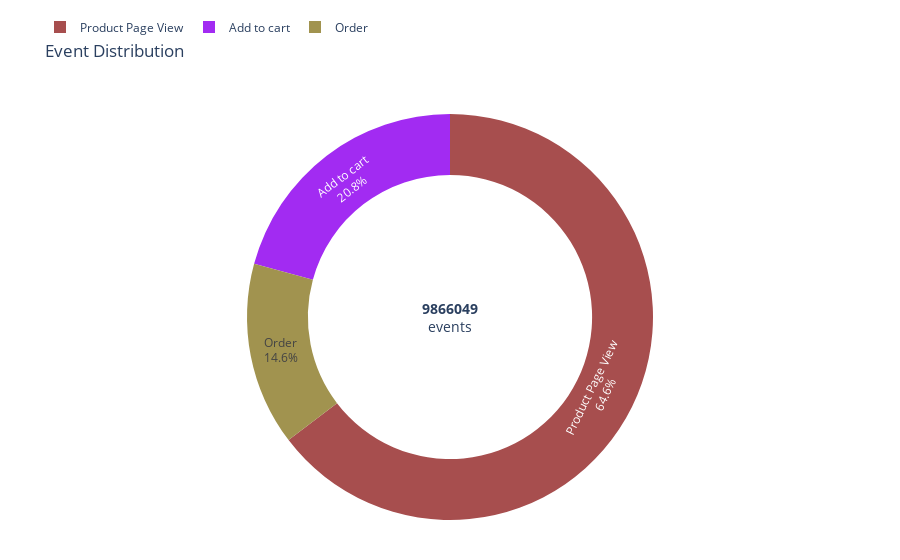

The code cell stored with this chart in its notebook:
### Code cell
import plotly.express as px

# Prepare data from infos
event_dist = {
    "event": list(infos["event_distribution"].keys()),
    "freq": list(infos["event_distribution"].values())
}

# Donut chart
fig = px.pie(
    event_dist,
    names="event",
    values="freq",
    hole=0.70,
    color_discrete_sequence=["#A74E4E", "#A22BF2", "#A1934F"]
)

# Center text
center_text = (
    f"<b>{sum(event_dist['freq'])}</b><br>"
    "events"
)

fig.update_traces(textinfo="percent+label")

fig.update_layout(
    annotations=[dict(
        text=center_text,
        x=0.5,
        y=0.5,
        showarrow=False,
        font_size=14
    )],
    legend=dict(
        orientation="h",
        x=0.0,
        y=1.25
    ),
    title="Event Distribution",
    margin=dict(t=80, b=40, l=40, r=40)
)

fig.show()

### Figure 1 — Plotly figure (JSON) as saved in the notebook; plotly's stock layout.template omitted (floating-point values rounded to 4 significant figures)
{"data": [{"domain": {"x": [0, 1], "y": [0, 1]}, "hole": 0.7, "hovertemplate": "event=%{label}<br>freq=%{value}<extra></extra>", "labels": ["Product Page View", "Add to cart", "Order"], "legendgroup": "", "name": "", "showlegend": true, "textinfo": "percent+label", "type": "pie", "values": [6376627, 2050111, 1439311]}], "layout": {"annotations": [{"font": {"size": 14}, "showarrow": false, "text": "<b>9866049</b><br>events", "x": 0.5, "y": 0.5}], "legend": {"orientation": "h", "tracegroupgap": 0, "x": 0, "y": 1.25}, "margin": {"b": 40, "l": 40, "r": 40, "t": 80}, "piecolorway": ["#A74E4E", "#A22BF2", "#A1934F"], "title": {"text": "Event Distribution"}}}
